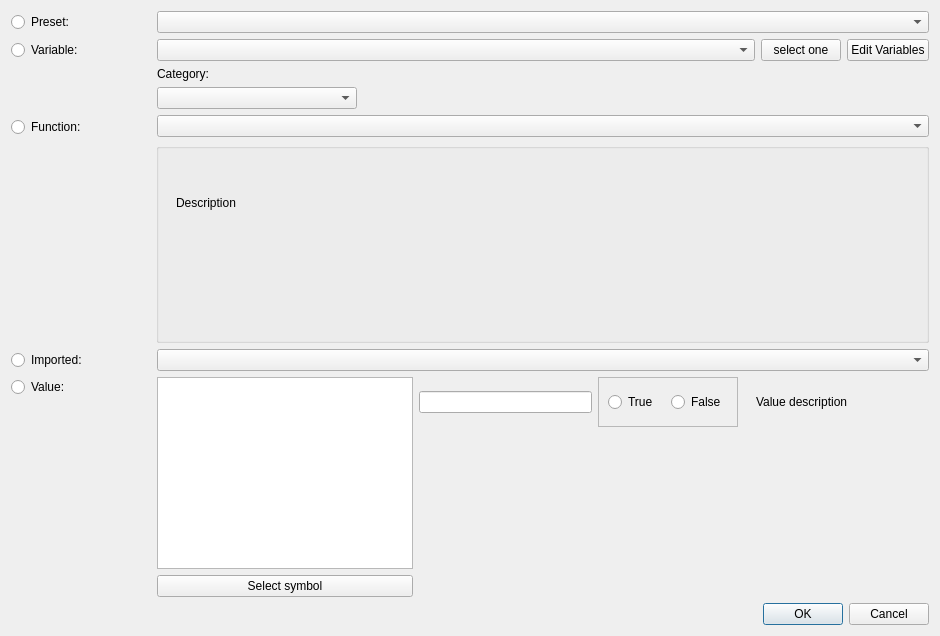
<?xml version="1.0" encoding="UTF-8"?>
<ui version="4.0">
 <class>TriggerFunctionDialog</class>
 <widget class="QWidget" name="TriggerFunctionDialog">
  <property name="windowModality">
   <enum>Qt::WindowModal</enum>
  </property>
  <property name="geometry">
   <rect>
    <x>0</x>
    <y>0</y>
    <width>940</width>
    <height>633</height>
   </rect>
  </property>
  <property name="sizePolicy">
   <sizepolicy hsizetype="Fixed" vsizetype="Preferred">
    <horstretch>0</horstretch>
    <verstretch>0</verstretch>
   </sizepolicy>
  </property>
  <property name="windowTitle">
   <string>TriggerFunction</string>
  </property>
  <property name="locale">
   <locale language="C" country="AnyCountry"/>
  </property>
  <layout class="QGridLayout" name="gridLayout">
   <item row="0" column="0">
    <layout class="QHBoxLayout" name="horizontalLayout_7">
     <item>
      <widget class="QRadioButton" name="m_radioButtonPreset">
       <property name="sizePolicy">
        <sizepolicy hsizetype="Fixed" vsizetype="Fixed">
         <horstretch>0</horstretch>
         <verstretch>0</verstretch>
        </sizepolicy>
       </property>
       <property name="minimumSize">
        <size>
         <width>100</width>
         <height>0</height>
        </size>
       </property>
       <property name="text">
        <string>Preset:</string>
       </property>
      </widget>
     </item>
     <item>
      <spacer name="horizontalSpacer_5">
       <property name="orientation">
        <enum>Qt::Horizontal</enum>
       </property>
       <property name="sizeType">
        <enum>QSizePolicy::Fixed</enum>
       </property>
       <property name="sizeHint" stdset="0">
        <size>
         <width>40</width>
         <height>20</height>
        </size>
       </property>
      </spacer>
     </item>
     <item>
      <widget class="KComboBox" name="m_presetComboBox"/>
     </item>
    </layout>
   </item>
   <item row="1" column="0">
    <layout class="QHBoxLayout" name="horizontalLayout_4">
     <item>
      <widget class="QRadioButton" name="m_radioButtonVariable">
       <property name="sizePolicy">
        <sizepolicy hsizetype="Fixed" vsizetype="Fixed">
         <horstretch>0</horstretch>
         <verstretch>0</verstretch>
        </sizepolicy>
       </property>
       <property name="minimumSize">
        <size>
         <width>100</width>
         <height>0</height>
        </size>
       </property>
       <property name="text">
        <string>Variable:</string>
       </property>
      </widget>
     </item>
     <item>
      <spacer name="horizontalSpacer_2">
       <property name="orientation">
        <enum>Qt::Horizontal</enum>
       </property>
       <property name="sizeType">
        <enum>QSizePolicy::Fixed</enum>
       </property>
       <property name="sizeHint" stdset="0">
        <size>
         <width>40</width>
         <height>20</height>
        </size>
       </property>
      </spacer>
     </item>
     <item>
      <widget class="KComboBox" name="m_variablesComboBox"/>
     </item>
     <item>
      <widget class="QPushButton" name="m_variablesSelectPushButton">
       <property name="sizePolicy">
        <sizepolicy hsizetype="Fixed" vsizetype="Fixed">
         <horstretch>0</horstretch>
         <verstretch>0</verstretch>
        </sizepolicy>
       </property>
       <property name="text">
        <string>select one</string>
       </property>
      </widget>
     </item>
     <item>
      <widget class="QPushButton" name="m_variablesPushButton">
       <property name="sizePolicy">
        <sizepolicy hsizetype="Fixed" vsizetype="Fixed">
         <horstretch>0</horstretch>
         <verstretch>0</verstretch>
        </sizepolicy>
       </property>
       <property name="text">
        <string>Edit Variables</string>
       </property>
      </widget>
     </item>
    </layout>
   </item>
   <item row="2" column="0">
    <layout class="QHBoxLayout" name="horizontalLayout_5">
     <item>
      <layout class="QVBoxLayout" name="verticalLayout_3">
       <item>
        <spacer name="verticalSpacer_2">
         <property name="orientation">
          <enum>Qt::Vertical</enum>
         </property>
         <property name="sizeHint" stdset="0">
          <size>
           <width>20</width>
           <height>40</height>
          </size>
         </property>
        </spacer>
       </item>
       <item>
        <widget class="QRadioButton" name="m_radioButtonFunction">
         <property name="minimumSize">
          <size>
           <width>100</width>
           <height>0</height>
          </size>
         </property>
         <property name="text">
          <string>Function:</string>
         </property>
        </widget>
       </item>
      </layout>
     </item>
     <item>
      <spacer name="horizontalSpacer_3">
       <property name="orientation">
        <enum>Qt::Horizontal</enum>
       </property>
       <property name="sizeType">
        <enum>QSizePolicy::Fixed</enum>
       </property>
       <property name="sizeHint" stdset="0">
        <size>
         <width>40</width>
         <height>20</height>
        </size>
       </property>
      </spacer>
     </item>
     <item>
      <layout class="QVBoxLayout" name="verticalLayout_2">
       <item>
        <widget class="QLabel" name="m_categoryLabel">
         <property name="sizePolicy">
          <sizepolicy hsizetype="Fixed" vsizetype="Fixed">
           <horstretch>0</horstretch>
           <verstretch>0</verstretch>
          </sizepolicy>
         </property>
         <property name="text">
          <string>Category:</string>
         </property>
        </widget>
       </item>
       <item>
        <layout class="QHBoxLayout" name="horizontalLayout_3">
         <item>
          <widget class="KComboBox" name="m_categoryComboBox">
           <property name="sizePolicy">
            <sizepolicy hsizetype="Fixed" vsizetype="Fixed">
             <horstretch>0</horstretch>
             <verstretch>0</verstretch>
            </sizepolicy>
           </property>
           <property name="minimumSize">
            <size>
             <width>200</width>
             <height>0</height>
            </size>
           </property>
          </widget>
         </item>
         <item>
          <spacer name="horizontalSpacer">
           <property name="orientation">
            <enum>Qt::Horizontal</enum>
           </property>
           <property name="sizeType">
            <enum>QSizePolicy::Expanding</enum>
           </property>
           <property name="sizeHint" stdset="0">
            <size>
             <width>150</width>
             <height>20</height>
            </size>
           </property>
          </spacer>
         </item>
        </layout>
       </item>
       <item>
        <widget class="KComboBox" name="m_functionComboBox"/>
       </item>
      </layout>
     </item>
    </layout>
   </item>
   <item row="3" column="0">
    <layout class="QHBoxLayout" name="horizontalLayout_6">
     <item>
      <spacer name="horizontalSpacer_4">
       <property name="orientation">
        <enum>Qt::Horizontal</enum>
       </property>
       <property name="sizeType">
        <enum>QSizePolicy::Fixed</enum>
       </property>
       <property name="sizeHint" stdset="0">
        <size>
         <width>145</width>
         <height>20</height>
        </size>
       </property>
      </spacer>
     </item>
     <item>
      <widget class="QGroupBox" name="m_textGroupBox">
       <property name="sizePolicy">
        <sizepolicy hsizetype="Expanding" vsizetype="Expanding">
         <horstretch>0</horstretch>
         <verstretch>0</verstretch>
        </sizepolicy>
       </property>
       <property name="minimumSize">
        <size>
         <width>0</width>
         <height>200</height>
        </size>
       </property>
       <property name="title">
        <string/>
       </property>
       <property name="flat">
        <bool>false</bool>
       </property>
       <property name="checkable">
        <bool>false</bool>
       </property>
       <widget class="QLabel" name="m_descriptionLabel">
        <property name="geometry">
         <rect>
          <x>20</x>
          <y>10</y>
          <width>521</width>
          <height>101</height>
         </rect>
        </property>
        <property name="sizePolicy">
         <sizepolicy hsizetype="Expanding" vsizetype="Expanding">
          <horstretch>0</horstretch>
          <verstretch>0</verstretch>
         </sizepolicy>
        </property>
        <property name="text">
         <string>Description</string>
        </property>
        <property name="textFormat">
         <enum>Qt::RichText</enum>
        </property>
        <property name="wordWrap">
         <bool>true</bool>
        </property>
       </widget>
      </widget>
     </item>
    </layout>
   </item>
   <item row="4" column="0">
    <layout class="QHBoxLayout" name="horizontalLayout_8">
     <item>
      <widget class="QRadioButton" name="m_radioButtonImported">
       <property name="sizePolicy">
        <sizepolicy hsizetype="Fixed" vsizetype="Fixed">
         <horstretch>0</horstretch>
         <verstretch>0</verstretch>
        </sizepolicy>
       </property>
       <property name="minimumSize">
        <size>
         <width>100</width>
         <height>0</height>
        </size>
       </property>
       <property name="text">
        <string>Imported:</string>
       </property>
      </widget>
     </item>
     <item>
      <spacer name="horizontalSpacer_6">
       <property name="orientation">
        <enum>Qt::Horizontal</enum>
       </property>
       <property name="sizeType">
        <enum>QSizePolicy::Fixed</enum>
       </property>
       <property name="sizeHint" stdset="0">
        <size>
         <width>40</width>
         <height>20</height>
        </size>
       </property>
      </spacer>
     </item>
     <item>
      <widget class="KComboBox" name="m_importedComboBox"/>
     </item>
    </layout>
   </item>
   <item row="5" column="0">
    <layout class="QHBoxLayout" name="horizontalLayout_9">
     <item>
      <layout class="QVBoxLayout" name="verticalLayout_4">
       <property name="sizeConstraint">
        <enum>QLayout::SetDefaultConstraint</enum>
       </property>
       <item>
        <widget class="QRadioButton" name="m_radioButtonValue">
         <property name="sizePolicy">
          <sizepolicy hsizetype="Fixed" vsizetype="Fixed">
           <horstretch>0</horstretch>
           <verstretch>0</verstretch>
          </sizepolicy>
         </property>
         <property name="minimumSize">
          <size>
           <width>100</width>
           <height>0</height>
          </size>
         </property>
         <property name="sizeIncrement">
          <size>
           <width>100</width>
           <height>0</height>
          </size>
         </property>
         <property name="text">
          <string>Value:</string>
         </property>
        </widget>
       </item>
       <item>
        <spacer name="verticalSpacer_3">
         <property name="orientation">
          <enum>Qt::Vertical</enum>
         </property>
         <property name="sizeHint" stdset="0">
          <size>
           <width>5</width>
           <height>40</height>
          </size>
         </property>
        </spacer>
       </item>
      </layout>
     </item>
     <item>
      <spacer name="horizontalSpacer_7">
       <property name="orientation">
        <enum>Qt::Horizontal</enum>
       </property>
       <property name="sizeType">
        <enum>QSizePolicy::Fixed</enum>
       </property>
       <property name="sizeHint" stdset="0">
        <size>
         <width>40</width>
         <height>20</height>
        </size>
       </property>
      </spacer>
     </item>
     <item>
      <layout class="QHBoxLayout" name="horizontalLayout">
       <item>
        <layout class="QVBoxLayout" name="verticalLayout_5">
         <item>
          <widget class="QTextEdit" name="m_textEdit">
           <property name="sizePolicy">
            <sizepolicy hsizetype="Minimum" vsizetype="Minimum">
             <horstretch>0</horstretch>
             <verstretch>0</verstretch>
            </sizepolicy>
           </property>
          </widget>
         </item>
         <item>
          <widget class="QPushButton" name="m_valuePushButton">
           <property name="text">
            <string>Select symbol</string>
           </property>
          </widget>
         </item>
        </layout>
       </item>
       <item>
        <layout class="QVBoxLayout" name="verticalLayout">
         <item>
          <layout class="QHBoxLayout" name="horizontalLayout_2">
           <item>
            <widget class="KLineEdit" name="m_lineEdit"/>
           </item>
           <item>
            <widget class="QFrame" name="m_booleanFrame">
             <property name="sizePolicy">
              <sizepolicy hsizetype="Fixed" vsizetype="Fixed">
               <horstretch>0</horstretch>
               <verstretch>0</verstretch>
              </sizepolicy>
             </property>
             <property name="minimumSize">
              <size>
               <width>140</width>
               <height>50</height>
              </size>
             </property>
             <property name="frameShape">
              <enum>QFrame::StyledPanel</enum>
             </property>
             <property name="frameShadow">
              <enum>QFrame::Raised</enum>
             </property>
             <layout class="QHBoxLayout" name="horizontalLayout_10">
              <item>
               <widget class="QRadioButton" name="m_radioButtonTrue">
                <property name="text">
                 <string>True</string>
                </property>
               </widget>
              </item>
              <item>
               <widget class="QRadioButton" name="m_radioButtonFalse">
                <property name="text">
                 <string>False</string>
                </property>
               </widget>
              </item>
             </layout>
            </widget>
           </item>
           <item>
            <widget class="KDoubleNumInput" name="m_numInputDouble"/>
           </item>
           <item>
            <widget class="KIntNumInput" name="m_numInput"/>
           </item>
           <item>
            <widget class="QLabel" name="m_valueLabel">
             <property name="sizePolicy">
              <sizepolicy hsizetype="Expanding" vsizetype="Preferred">
               <horstretch>0</horstretch>
               <verstretch>0</verstretch>
              </sizepolicy>
             </property>
             <property name="text">
              <string>Value description</string>
             </property>
            </widget>
           </item>
          </layout>
         </item>
         <item>
          <spacer name="verticalSpacer">
           <property name="orientation">
            <enum>Qt::Vertical</enum>
           </property>
           <property name="sizeHint" stdset="0">
            <size>
             <width>20</width>
             <height>40</height>
            </size>
           </property>
          </spacer>
         </item>
        </layout>
       </item>
      </layout>
     </item>
    </layout>
   </item>
   <item row="6" column="0">
    <widget class="KDialogButtonBox" name="m_dialogButtonBox">
     <property name="standardButtons">
      <set>QDialogButtonBox::Cancel|QDialogButtonBox::Ok</set>
     </property>
    </widget>
   </item>
  </layout>
 </widget>
 <customwidgets>
  <customwidget>
   <class>KDoubleNumInput</class>
   <extends>QWidget</extends>
   <header>knuminput.h</header>
  </customwidget>
  <customwidget>
   <class>KDialogButtonBox</class>
   <extends>QDialogButtonBox</extends>
   <header>kdialogbuttonbox.h</header>
  </customwidget>
  <customwidget>
   <class>KComboBox</class>
   <extends>QComboBox</extends>
   <header>kcombobox.h</header>
  </customwidget>
  <customwidget>
   <class>KLineEdit</class>
   <extends>QLineEdit</extends>
   <header>klineedit.h</header>
  </customwidget>
  <customwidget>
   <class>KIntNumInput</class>
   <extends>QWidget</extends>
   <header>knuminput.h</header>
  </customwidget>
 </customwidgets>
 <tabstops>
  <tabstop>m_radioButtonPreset</tabstop>
  <tabstop>m_presetComboBox</tabstop>
  <tabstop>m_radioButtonVariable</tabstop>
  <tabstop>m_variablesComboBox</tabstop>
  <tabstop>m_variablesSelectPushButton</tabstop>
  <tabstop>m_variablesPushButton</tabstop>
  <tabstop>m_radioButtonFunction</tabstop>
  <tabstop>m_categoryComboBox</tabstop>
  <tabstop>m_functionComboBox</tabstop>
  <tabstop>m_radioButtonImported</tabstop>
  <tabstop>m_importedComboBox</tabstop>
  <tabstop>m_radioButtonValue</tabstop>
  <tabstop>m_textEdit</tabstop>
  <tabstop>m_numInputDouble</tabstop>
  <tabstop>m_numInput</tabstop>
  <tabstop>m_valuePushButton</tabstop>
  <tabstop>m_dialogButtonBox</tabstop>
 </tabstops>
 <resources/>
 <connections>
  <connection>
   <sender>m_radioButtonPreset</sender>
   <signal>clicked(bool)</signal>
   <receiver>m_presetComboBox</receiver>
   <slot>setFocus()</slot>
   <hints>
    <hint type="sourcelabel">
     <x>61</x>
     <y>18</y>
    </hint>
    <hint type="destinationlabel">
     <x>177</x>
     <y>15</y>
    </hint>
   </hints>
  </connection>
  <connection>
   <sender>m_radioButtonVariable</sender>
   <signal>clicked(bool)</signal>
   <receiver>m_variablesComboBox</receiver>
   <slot>setFocus()</slot>
   <hints>
    <hint type="sourcelabel">
     <x>40</x>
     <y>46</y>
    </hint>
    <hint type="destinationlabel">
     <x>270</x>
     <y>45</y>
    </hint>
   </hints>
  </connection>
  <connection>
   <sender>m_radioButtonFunction</sender>
   <signal>clicked(bool)</signal>
   <receiver>m_categoryComboBox</receiver>
   <slot>setFocus()</slot>
   <hints>
    <hint type="sourcelabel">
     <x>40</x>
     <y>122</y>
    </hint>
    <hint type="destinationlabel">
     <x>171</x>
     <y>90</y>
    </hint>
   </hints>
  </connection>
  <connection>
   <sender>m_radioButtonFunction</sender>
   <signal>clicked(bool)</signal>
   <receiver>m_functionComboBox</receiver>
   <slot>setFocus()</slot>
   <hints>
    <hint type="sourcelabel">
     <x>84</x>
     <y>124</y>
    </hint>
    <hint type="destinationlabel">
     <x>213</x>
     <y>113</y>
    </hint>
   </hints>
  </connection>
  <connection>
   <sender>m_radioButtonImported</sender>
   <signal>clicked(bool)</signal>
   <receiver>m_importedComboBox</receiver>
   <slot>setFocus()</slot>
   <hints>
    <hint type="sourcelabel">
     <x>45</x>
     <y>351</y>
    </hint>
    <hint type="destinationlabel">
     <x>167</x>
     <y>354</y>
    </hint>
   </hints>
  </connection>
  <connection>
   <sender>m_radioButtonValue</sender>
   <signal>clicked(bool)</signal>
   <receiver>m_textEdit</receiver>
   <slot>setFocus()</slot>
   <hints>
    <hint type="sourcelabel">
     <x>49</x>
     <y>384</y>
    </hint>
    <hint type="destinationlabel">
     <x>207</x>
     <y>403</y>
    </hint>
   </hints>
  </connection>
  <connection>
   <sender>m_radioButtonValue</sender>
   <signal>clicked(bool)</signal>
   <receiver>m_numInputDouble</receiver>
   <slot>setFocus()</slot>
   <hints>
    <hint type="sourcelabel">
     <x>81</x>
     <y>382</y>
    </hint>
    <hint type="destinationlabel">
     <x>437</x>
     <y>391</y>
    </hint>
   </hints>
  </connection>
  <connection>
   <sender>m_radioButtonValue</sender>
   <signal>clicked(bool)</signal>
   <receiver>m_numInput</receiver>
   <slot>setEditFocus()</slot>
   <hints>
    <hint type="sourcelabel">
     <x>70</x>
     <y>381</y>
    </hint>
    <hint type="destinationlabel">
     <x>524</x>
     <y>385</y>
    </hint>
   </hints>
  </connection>
 </connections>
</ui>
